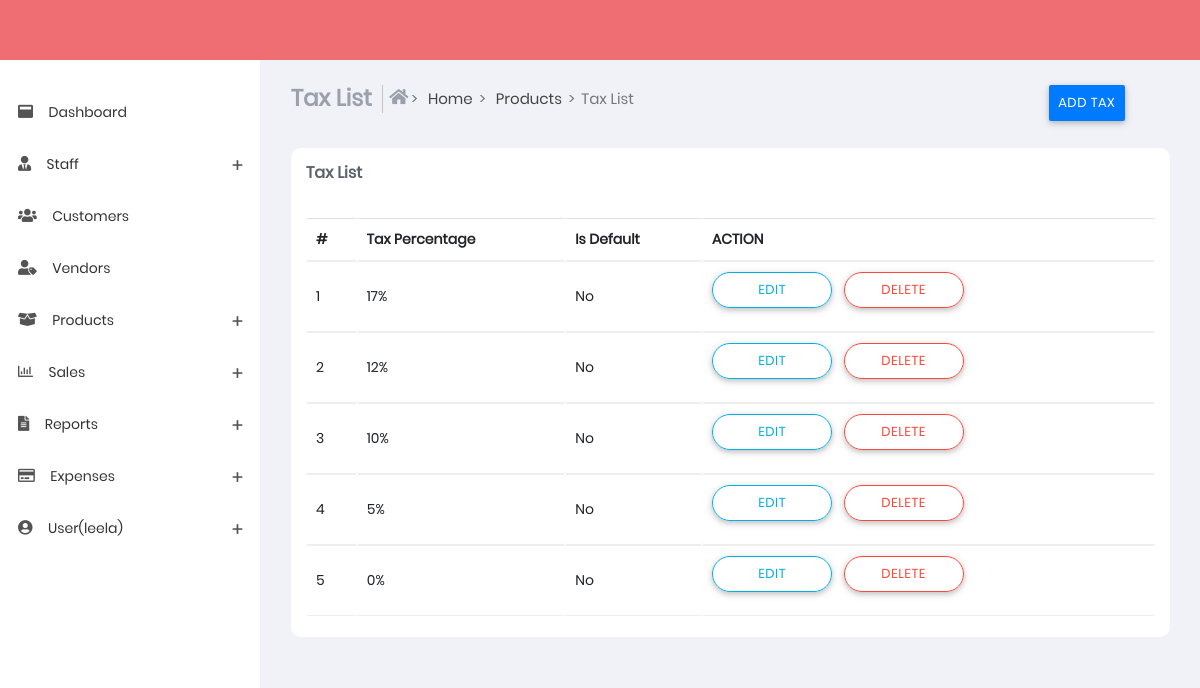
Screenshot of /tax.html (signed in) with the database file from the repository.
### sub_part/models.py (models this page shows, shortened)
class taxlists(models.Model):
    tax_percentage = models.IntegerField()
    is_default = models.BooleanField(default=False)

### sub_part/views.py (the view, shortened to what this page needs)
# urls.py: path('tax.html',views.tax,name="tax"),
@login_required(login_url='login')
def tax(request):
    taxlistarray=taxlists.objects.all()
    return render(request,'tax.html',{'taxlistarray': taxlistarray,'u':request.user})

### templates/tax.html (shortened to what this page needs)
{% extends 'base.html' %}
{% load static %}
{% block content %}
<section class="content">
    <div class="container-fluid">
        <div class="block-header">
            <div class="row">
                <div class="col-xs-12 col-sm-12 col-md-10 col-lg-10">
                    <ul class="breadcrumb breadcrumb-item ">
                        <li class="breadcrumb-item">
                            <h4 class="page-title">Tax List</h4>
                        </li>
                        <li class="breadcrumb-item bcrumb-1">
                            <a href="index">
                                <i class="fas fa-home"></i> Home</a>
                        </li>
                        <li class="breadcrumb-item bcrumb-2">
                            <a href="#" onclick="return false;">Products</a>
                        </li>
                        <li class="breadcrumb-item active">Tax List</li>
                    </ul>
                </div>
                <div class="col-xs-12 col-sm-12 col-md-2 col-lg-2">
                    <ul class="breadcrumb breadcrumb-item ">
                        <li>
                            <button type="button" class="btn btn-primary" data-toggle="modal"
                                data-target=".bd-example-modal-lg">
                                Add Tax</button>
                        </li>
                    </ul>
                </div>
            </div>
        </div>
        <div class="row clearfix">
            <div class="col-lg-12 col-md-12 col-sm-12 col-xs-12">
                <div class="card">
                    <div class="header">
                        <h2>
                            <strong>Tax List</strong>
                        </h2>
                    </div>
                    <div class="body">
                        <div class="table-responsive">
                            <table class="table   table-hover js-basic-example dataTable">
                                <thead>
                                    <tr>
                                        <th>#</th>
                                        <th>Tax Percentage</th>
                                        <th>Is Default</th>
                                        <th>ACTION</th>
                                    </tr>
                                </thead>
                                <tbody>
                                    {% for taxlist in taxlistarray%}
                                    <tr>
                                        <td>{{ forloop.counter }}</td>
                                        <td>{{taxlist.tax_percentage}}%</td>
                                        <td>
                                            {% if taxlist.is_default %}
                                            Yes
                                            {% else %}
                                            No
                                            {% endif %}
                                        </td>
                                        <td>
                                            <div class="button-demo">
                                                <a href="/tax_edit/{{ taxlist.id }}">
                                                    <button type="button"
                                                        class="btn btn-outline-info btn-border-radius">Edit</button>
                                                </a>
                                                <a href="/delete_tax/{{ taxlist.id }}">
                                                    <button type="button"
                                                        class="btn btn-outline-danger btn-border-radius">
                                                        Delete
                                                    </button>
                                                </a>
                                            </div>
                                        </td>
                                    </tr>
                                    {% endfor %}
                                </tbody>
                            </table>
                        </div>
                    </div>
                </div>
            </div>
        </div>
    </div>
</section>
{% endblock %}

### templates/base.html (shortened to what this page needs)
{% load static %}
<!DOCTYPE html>
<html lang="en">
<head>
    <link href="{% static 'css/app.min.css'%}" rel="stylesheet">
    <link href="{% static 'css/style.css'%}" rel="stylesheet" />
    <link href="{% static 'css/styles/all-themes.css'%}" rel="stylesheet" />
</head>
<body class="light fixed">
    <nav class="navbar">
    </nav>
    <div>
        <aside id="leftsidebar" class="sidebar">
            <div class="menu">
                <ul class="list">
                    <li>
                        <a href="index">
                                <i class="fas fa-window-maximize"></i>
                                <span >Dashboard</span>
                        </a>
                    </li>
                    <li>
                        <a href="#" onClick="return false;" class="menu-toggle">
                            <i class="fas fa-user-tie"></i>
                            <span>Staff</span>
                        </a>
                    </li>
                    <li>
                        <a href="customer.html">
                            <i class="fas fa-users"></i>
                            <span>Customers</span>
                        </a>
                    </li>
                    <li>
                        <a href="vendors.html">
                            <i class="fas fa-user-tag"></i>
                            <span>Vendors</span>
                        </a>
                    </li>
                    <li>
                        <a href="#" onClick="return false;" class="menu-toggle">
                            <i class="fas fa-box-open"></i>
                            <span>Products</span>
                        </a>
                    </li>
                    <li>
                        <a href="#" onClick="return false;" class="menu-toggle">
                            <i class="far fa-chart-bar"></i>
                            <span>Sales</span>
                        </a>
                    </li>
                    <li>
                        <a href="#" onClick="return false;" class="menu-toggle">
                            <i class="fas fa-file-alt"></i>
                            <span>Reports</span>
                        </a>
                    </li>
                    <li>
                        <a href="#" onClick="return false;" class="menu-toggle">
                            <i class="far fa-credit-card"></i>
                            <span>Expenses</span>
                        </a>
                    </li>
                    <li>
                        <a href="#" onClick="return false;" class="menu-toggle">
                            <i class="fas fa-user-circle"></i>
                            <span>User({{u.username}})</span>
                        </a>
                    </li>
                </ul>
            </div>
        </aside>
    </div>
    {% block content %}
    {% endblock %}
</body>
</html>

### rows the page displays
taxlists: tax_percentage "17", is_default "No"
taxlists: tax_percentage "12", is_default "No"
taxlists: tax_percentage "10", is_default "No"
taxlists: tax_percentage "5", is_default "No"
taxlists: tax_percentage "0", is_default "No"

### other values shown
{{ u.username }} "leela"
